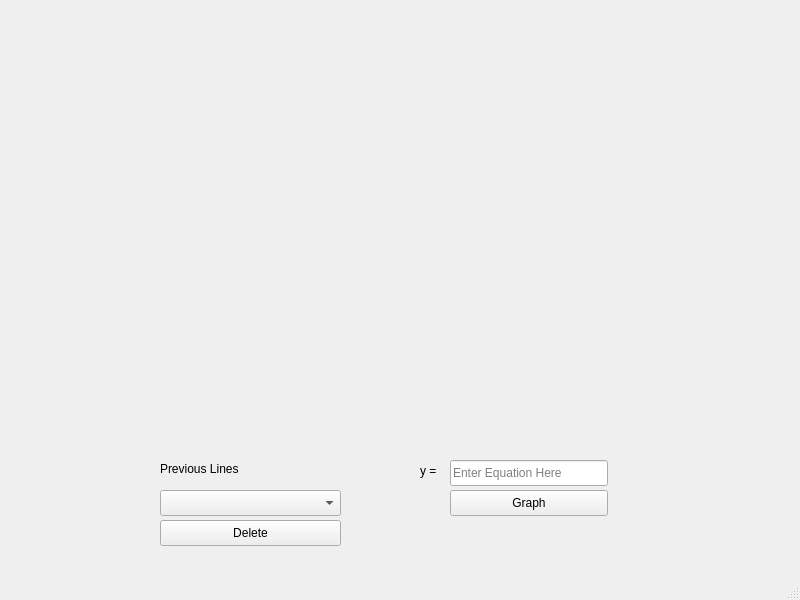
<?xml version="1.0" encoding="UTF-8"?>
<ui version="4.0">
 <class>MainWindow</class>
 <widget class="QMainWindow" name="MainWindow">
  <property name="geometry">
   <rect>
    <x>0</x>
    <y>0</y>
    <width>800</width>
    <height>600</height>
   </rect>
  </property>
  <property name="windowTitle">
   <string>MainWindow</string>
  </property>
  <widget class="QWidget" name="centralwidget">
   <widget class="QComboBox" name="EquationList">
    <property name="geometry">
     <rect>
      <x>160</x>
      <y>490</y>
      <width>181</width>
      <height>26</height>
     </rect>
    </property>
   </widget>
   <widget class="QLineEdit" name="EnterEquation">
    <property name="geometry">
     <rect>
      <x>450</x>
      <y>460</y>
      <width>158</width>
      <height>26</height>
     </rect>
    </property>
    <property name="text">
     <string/>
    </property>
    <property name="placeholderText">
     <string>Enter Equation Here</string>
    </property>
   </widget>
   <widget class="QPushButton" name="DrawButton">
    <property name="geometry">
     <rect>
      <x>450</x>
      <y>490</y>
      <width>158</width>
      <height>26</height>
     </rect>
    </property>
    <property name="text">
     <string>Graph</string>
    </property>
   </widget>
   <widget class="QLabel" name="EnterEquationLabel">
    <property name="geometry">
     <rect>
      <x>420</x>
      <y>460</y>
      <width>21</width>
      <height>21</height>
     </rect>
    </property>
    <property name="text">
     <string>y = </string>
    </property>
   </widget>
   <widget class="QLabel" name="EquationListLabel">
    <property name="geometry">
     <rect>
      <x>160</x>
      <y>460</y>
      <width>121</width>
      <height>18</height>
     </rect>
    </property>
    <property name="text">
     <string>Previous Lines</string>
    </property>
   </widget>
   <widget class="GraphArea" name="graph" native="true">
    <property name="geometry">
     <rect>
      <x>150</x>
      <y>90</y>
      <width>470</width>
      <height>300</height>
     </rect>
    </property>
   </widget>
   <widget class="QPushButton" name="DeleteLine">
    <property name="geometry">
     <rect>
      <x>160</x>
      <y>520</y>
      <width>181</width>
      <height>26</height>
     </rect>
    </property>
    <property name="text">
     <string>Delete</string>
    </property>
   </widget>
  </widget>
  <widget class="QMenuBar" name="menubar">
   <property name="geometry">
    <rect>
     <x>0</x>
     <y>0</y>
     <width>800</width>
     <height>23</height>
    </rect>
   </property>
  </widget>
  <widget class="QStatusBar" name="statusbar"/>
 </widget>
 <customwidgets>
  <customwidget>
   <class>GraphArea</class>
   <extends>QWidget</extends>
   <header>grapharea.h</header>
   <container>1</container>
  </customwidget>
 </customwidgets>
 <resources/>
 <connections/>
</ui>
